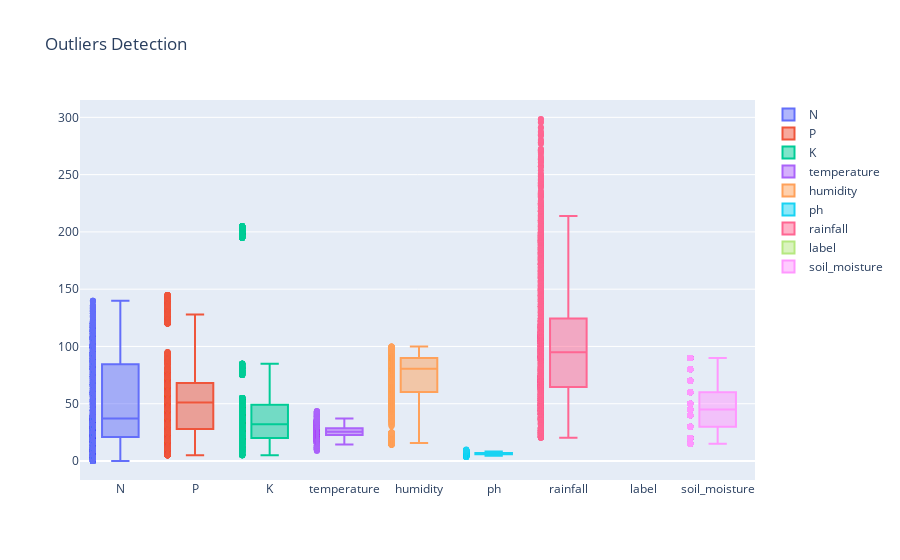

The notebook cell this image was saved under:
### Code cell
import plotly.graph_objects as go
import numpy as np

fig = go.Figure()

for i in range(0, 9):
    fig.add_trace(go.Box(y=df.iloc[:, i], name=df.columns.to_list()[i]))

#fig = px.box(df, x = '', y = '')
fig.update_traces(boxpoints='all', jitter=0)
fig.update_layout(title='Outliers Detection')
fig.show()

### Figure 1 — Plotly figure (JSON) as saved in the notebook; plotly's stock layout.template omitted (floating-point values rounded to 4 significant figures; data arrays with more than 128 entries replaced by an {"elided": "..."} marker saying what was removed)
{"data": [{"boxpoints": "all", "jitter": 0, "name": "N", "type": "box", "y": {"elided": "2200 int values"}}, {"boxpoints": "all", "jitter": 0, "name": "P", "type": "box", "y": {"elided": "2200 int values"}}, {"boxpoints": "all", "jitter": 0, "name": "K", "type": "box", "y": {"elided": "2200 int values"}}, {"boxpoints": "all", "jitter": 0, "name": "temperature", "type": "box", "y": {"elided": "2200 float values"}}, {"boxpoints": "all", "jitter": 0, "name": "humidity", "type": "box", "y": {"elided": "2200 float values"}}, {"boxpoints": "all", "jitter": 0, "name": "ph", "type": "box", "y": {"elided": "2200 float values"}}, {"boxpoints": "all", "jitter": 0, "name": "rainfall", "type": "box", "y": {"elided": "2200 float values"}}, {"boxpoints": "all", "jitter": 0, "name": "label", "type": "box", "y": {"elided": "2200 str values"}}, {"boxpoints": "all", "jitter": 0, "name": "soil_moisture", "type": "box", "y": {"elided": "2200 int values"}}], "layout": {"title": {"text": "Outliers Detection"}}}
